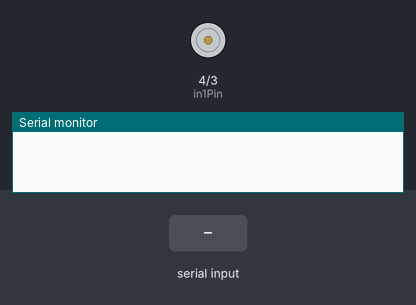
A sketch run on a simulated Arduino Uno, built with avr-gcc and run on an emulated ATmega328P. Parts: motor-driver pin pairs drawn as motors (green arrow = first pin HIGH = forward, orange = second pin HIGH = backward, longer = more drive, scaled by the enable pin), the last lines printed to the serial monitor. The inputs (shaded band) are chosen by the test bench.

Above: at 1.2 s.
1.3 s: "w" received over Serial
At 2.2 s:
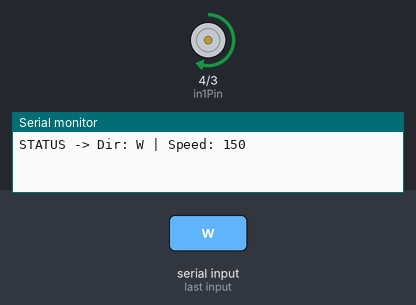
2.8 s: "s" received over Serial
At 3.4 s:
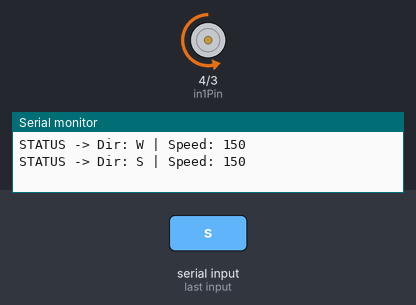
4.3 s: "x" received over Serial
At 5.7 s:
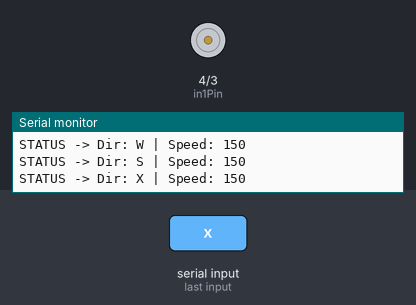
Timing chart, 0 to 7.3 s (numbered marks = the images above; inputs shaded):
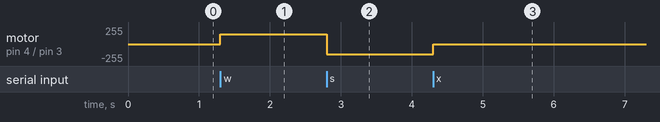

Measured:
- after the input at 1.3 s, motor on pin 4 (in1Pin) / pin 3 (in2Pin): stopped → forward 150/255 at once
- after the input at 2.8 s, motor on pin 4 (in1Pin) / pin 3 (in2Pin): forward 150/255 → backward 150/255 at once
- after the input at 4.3 s, motor on pin 4 (in1Pin) / pin 3 (in2Pin): backward 150/255 → stopped at once

The sketch:

DC_Motorcontrol.ino
```cpp
const int enablePin = 5;
const int in1Pin = 4;
const int in2Pin = 3;

int currentSpeed = 150;
char currentDir = 'X';

void setup() {
  pinMode(enablePin, OUTPUT);
  pinMode(in1Pin, OUTPUT);
  pinMode(in2Pin, OUTPUT);
  digitalWrite(enablePin, LOW);
  Serial.begin(9600); // Talk to Stanley
}

void loop() {
  if (Serial.available() > 0) {
    char command = Serial.read();

    if (command == 'w')      { currentDir = 'W'; }
    else if (command == 's') { currentDir = 'S'; }
    else if (command == 'x') { currentDir = 'X'; }
    else if (command == 'd') { currentSpeed = min(currentSpeed + 25, 255); }
    else if (command == 'a') { currentSpeed = max(currentSpeed - 25, 0); }

    if (currentDir == 'W') {
      digitalWrite(in1Pin, HIGH); digitalWrite(in2Pin, LOW);
      analogWrite(enablePin, currentSpeed);
    } else if (currentDir == 'S') {
      digitalWrite(in1Pin, LOW);  digitalWrite(in2Pin, HIGH);
      analogWrite(enablePin, currentSpeed);
    } else {
      digitalWrite(enablePin, LOW);
    }

    Serial.print("STATUS -> Dir: "); Serial.print(currentDir);
    Serial.print(" | Speed: ");      Serial.println(currentSpeed);
  }
}
```
